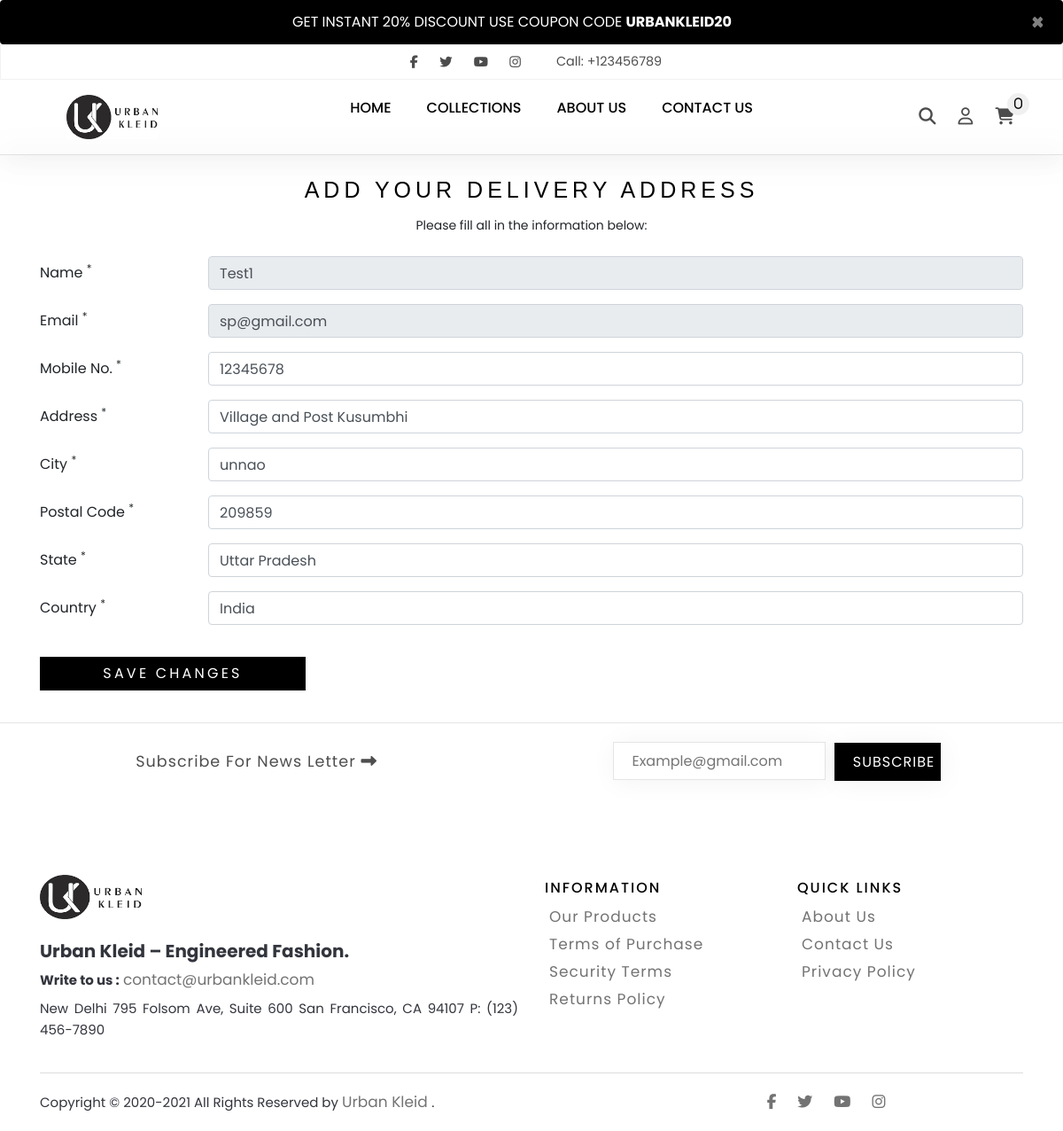
/edit_detail.php (signed in), run on the app's committed database.
### tables this page shows
CREATE TABLE `index_page` (
  `index_id` int(11) NOT NULL,
  `index_img` varchar(255) NOT NULL,
  `index_title` varchar(255) NOT NULL,
  `index_desc` longtext NOT NULL,
  `index_created` datetime NOT NULL DEFAULT current_timestamp()
);

CREATE TABLE `users` (
  `id` int(11) NOT NULL,
  `fullname` varchar(150) NOT NULL,
  `username` varchar(100) NOT NULL,
  `password` varchar(255) NOT NULL,
  `mob_no` bigint(20) NOT NULL,
  `address` varchar(255) NOT NULL,
  `city` varchar(150) NOT NULL,
  `postal_code` int(10) NOT NULL,
  `state` varchar(150) NOT NULL,
  `country` varchar(150) NOT NULL,
  `created_at` datetime DEFAULT current_timestamp()
);

### edit_detail.php (the view, shortened to what this page needs)
<!DOCTYPE html>
<html lang="en">
<head>
    <link rel="stylesheet" href="https://cdn.jsdelivr.net/npm/bootstrap@4.5.3/dist/css/bootstrap.min.css">
    <link rel="stylesheet" href="https://stackpath.bootstrapcdn.com/font-awesome/4.7.0/css/font-awesome.min.css">
    <link rel="stylesheet" href="https://use.fontawesome.com/releases/v5.8.2/css/all.css">
    <link href="https://maxcdn.bootstrapcdn.com/font-awesome/4.6.3/css/font-awesome.min.css" rel="stylesheet">
    <link rel="stylesheet" href="css/style.css">
    <link rel="stylesheet" href="css/mystyle.css">
    <link rel="stylesheet" href="css/footer.css">
    <link rel="stylesheet" href="css/login-signup.css">
    <link rel="stylesheet" href="css/contactus.css">
    <link rel="stylesheet" href="css/product.css">
    <link rel="stylesheet" href="css/productdetail.css">
</head>
<body>
    <?php include 'basic/header.php'; ?>
    <?php
    if (isset($_SESSION['loggedin']) && $_SESSION['loggedin'] == true) {
        include 'dbconnect.php';
       $id= $_SESSION["id"];
        $sql = "SELECT * FROM users where id=$id";
        $result = mysqli_query($conn, $sql);
        while ($row = mysqli_fetch_assoc($result)) {
            $mobile = $row['mob_no'];
            $address = $row['address'];
            $city = $row['city'];
            $postalcode = $row['postal_code'];
            $state = $row['state'];
            $country = $row['country'];
            $fullname = $row['fullname'];
            $email = $row['username'];
            echo '  <div class="container mt-4">
            <form action="update_data.php" method="POST" name="editForm">
            <header class="Form__Header">
            <h1 class="Form__Title Heading u-h1">Add Your Delivery Address</h1>
            <p class="Form__Legend">Please fill all in the information below:</p>
            </header>
            <div class="form-group row" >
            <label for="name" class="col-sm-2 col-form-label">Name <sup>*</sup></label>
            <div class="col-sm-10">
              <input type="text" class="form-control" name="fullname" id="name" value="' . $fullname . '"  readonly>
            </div>
          </div>
            <div class="form-group row">
              <label for="inputEmail3" class="col-sm-2 col-form-label">Email <sup>*</sup></label>
              <div class="col-sm-10">
                <input type="email" class="form-control" name="email" id="inputEmail3" value="' . $email . '"  readonly>
              </div>
            </div>
            <div class="form-group row">
              <label for="mobile" class="col-sm-2 col-form-label">Mobile No. <sup>*</sup></label>
              <div class="col-sm-10">
                <input type="number" class="form-control" name="mobile" id="mobile" value="' . $mobile . '" required>
              </div>
            </div>
            <div class="form-group row">
            <label for="address" class="col-sm-2 col-form-label">Address <sup>*</sup></label>
            <div class="col-sm-10">
              <input type="text" class="form-control" id="name" name="address" value="' . $address . '" required>
            </div>
          </div>
          <div class="form-group row">
          <label for="name" class="col-sm-2 col-form-label">City <sup>*</sup></label>
          <div class="col-sm-10">
            <input type="text" class="form-control" id="name" name="city" value="' . $city . '" required>
          </div>
        </div>
        <div class="form-group row">
        <label for="mobile" class="col-sm-2 col-form-label">Postal Code <sup>*</sup></label>
        <div class="col-sm-10">
          <input type="number" class="form-control" id="mobile" name="postalcode" value="' . $postalcode . '" required>
        </div>
      </div>
      <div class="form-group row">
      <label for="name" class="col-sm-2 col-form-label">State <sup>*</sup></label>
      <div class="col-sm-10">
        <input type="text" class="form-control" id="name" name="state" value="' . $state . '" required>
      </div>
    </div>
      <div class="form-group row">
      <label for="name" class="col-sm-2 col-form-label">Country <sup>*</sup></label>
      <div class="col-sm-10">
        <input type="text" class="form-control" id="name" name="country" value="' . $country . '" required>
      </div>
    </div>
            <div class="form-group btn-group row">
              <div class="col-sm-12">
              <button type="button" class="btn Button-Login Accbutton" id="btnsubmit"  onclick="SubmitForm()">Save Changes</button>
              </div>
            </div>
          </form>
        </div>
        ';
        }
    }
    ?>
    <?php include 'basic/footer.php';  ?>
</body>
</html>

### basic/header.php (shortened to what this page needs)
<?php
require_once 'dbconnect.php';
$sql = "SELECT * FROM `index_page` where index_id='12'";
$result = mysqli_query($conn, $sql);
while ($row = mysqli_fetch_assoc($result)) {
  $title = $row['index_title'];
  $detail = $row['index_desc'];
  echo '<div class="alert   alert-dismissible fade show m-0 text-center codealert" role="alert">
  '.$detail.' <strong>'.$title.' </strong>
  <button type="button" class="close" data-dismiss="alert" aria-label="Close">
      <span aria-hidden="true">&times;</span>
  </button>
</div>';
}
?>
<nav>
    <div class="social-call ">
        <div class="social">
            <a href="#"><i class="fab fa-facebook-f"></i></a>
            <a href="#"><i class="fab fa-twitter"></i></a>
            <a href="#"><i class="fab fa-youtube"></i></a>
            <a href="#"><i class="fab fa-instagram"></i></a>
        </div>
        <div class="phone">
            <span>Call: +123456789</span>
        </div>
    </div>
    <div class="navigation">
        <a href="#" class="logo hideforlatop"><img src="img/new1.png"></a>
        <ul class="menu">
            <li><a href="index.php">Home</a></li>
                <li class="nav-item dropdown">
      <a class=" dropdown-toggle" href="#" id="navbarDropdown" role="button" data-toggle="dropdown" aria-haspopup="true" aria-expanded="false">
            COLLECTIONS
      </a>
    </li>
            <li><a href="about.php">About Us</a>
            </li>
            <li><a href="contact.php">Contact Us</a></li>
        </ul>
        <div class="right-menu">
            <a href="javascript:void(0);" class="search">
                <i class="fas fa-search"></i>
            </a>
            <a href="loginhandle.php" class="user">
                <i class="far fa-user"></i>
            </a>
            <?php
            $count = 0;
            ?>
            <a href="cart.php">
                <i class="fas fa-shopping-cart">
                    <span class="num-cart-product"><?php echo $count; ?></span>
                </i>
            </a>
        </div>
    </div>
</nav>
<hr class="line">

### css/style.css (style rules this page uses)
body { margin:0px; padding: 0px; font-family: poppins; background-color: #ffffff; font-family: 'Segoe UI', Tahoma, Geneva, Verdana, sans-serif; }
* { box-sizing: border-box; }
.right-menu a { text-decoration: none; }
.line { margin: 0; box-shadow: 2px 2px 30px rgba(0, 0, 0, 0.5); }
ul { list-style: none; }
.menu li a { text-decoration: none; }
nav { width:100%; box-shadow: 2px 2px 30px rgba(0,0,0,0.05); z-index: 100; }
.dropdown-toggle::after { visibility: hidden; margin-top: 0px; }
.social-call { height: 40px; border: 1px solid rgba(0,0,0,0.05); display: flex; justify-content: center; align-items: center; }
.social a { margin: 0px 10px; color: rgba(0,0,0,0.7); font-size: 0.9rem; }
.phone { color: rgba(0,0,0,0.7); margin-left: 30px; font-size: 0.9rem; }
.navigation { display: flex; justify-content: space-between; align-items: center; padding: 0px 45px; }
.logo { text-align: center; margin-left: 30px; }
.logo img { height: 50px; }
.menu { display: flex; }
.menu li { position: relative; margin: 20px; display: flex; text-transform: uppercase; font-weight: 500; }
.menu li a ,.dropdown-toggle { color: #000; }
.menu li a::after { content: ''; display: block; width: 0; height: 2px; background: #eb5b25; transition: width .3s; }
.right-menu a { margin: 0px 10px; font-size: 1.2rem; color: rgba(0,0,0,0.7); }
.fa-shopping-cart { position: relative; }
.num-cart-product { position: absolute; top: -17px; right: -17px; width:25px; height: 25px; font-size: 0.9rem; border-radius: 50%; background-color: #f0f0f0; color: #000; display: flex; justify-content: center; align-items: center; font-weight: 500; }

### css/mystyle.css (style rules this page uses)
body { font-family: 'Mukta Vaani', sans-serif; font-family: 'Nunito Sans', sans-serif; font-family: 'Poppins', sans-serif; }
html { scroll-behavior: smooth; }
.container { margin-top: 10px; }
.codealert { color: #fff; background: #000; }

### css/login-signup.css (style rules this page uses)
.Form__Header { margin-bottom: 24px; text-align: center; }
.Heading { font-family: "Avenir Next",sans-serif; font-weight: 400; font-style: normal; color: #000; transition: color 0.2s ease-in-out; letter-spacing: 0.2em; text-transform: uppercase; margin-bottom: 15px; }
.Form__Legend { font-size: 14px; }
.Button-Login { display: block; margin-top: 20px; min-width: 100%; color: #fff; border-radius: 0; border-color: #000; background-color: #000000; letter-spacing: 0.2em; text-transform: uppercase; }
.u-h1 { font-size: 25px; }
.Accbutton { width: 300px; }

### css/product.css (style rules this page uses)
span { -webkit-user-select: none; -moz-user-select: none; -ms-user-select: none; }

### data on the page
index_page: index_desc "GET INSTANT 20% DISCOUNT USE COUPON CODE", index_title "URBANKLEID20"
users: fullname "Test1", email "sp@gmail.com", mobile "12345678", address "Village and Post Kusumbhi", city "unnao", postalcode "209859", state "Uttar Pradesh", country "India"

### other printed values
$count "0"
